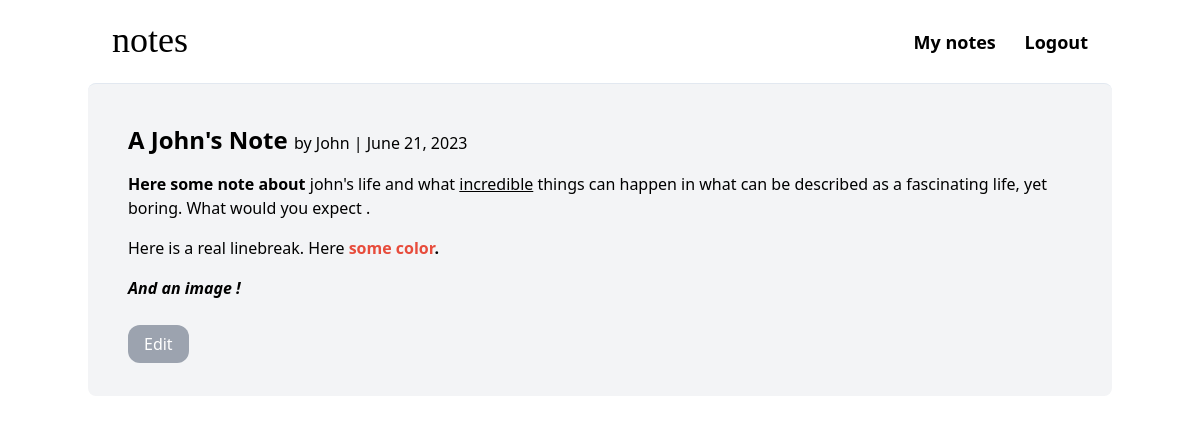
Screenshot of /note-detail/8 (signed in) with the database file from the repository.
### main/models.py (models this page shows, shortened)
class Note(models.Model):
    user = models.ForeignKey(User, on_delete=models.CASCADE, null=True, blank=True, related_name="notes")
    title = models.CharField(max_length=150, blank=True)
    note = RichTextField(blank=True, null=True)
    created_time = models.DateTimeField(auto_now_add=True)
    published = models.BooleanField(default=False)
    class Meta:
        ordering = ['-created_time'] # '-' prefix for a descending order

### main/views.py (the view)
# urls.py: path('note-detail/<int:pk>', NoteListDetail.as_view(), name='note-detail'),
class NoteListDetail(LoginRequiredMixin, TemplateView):
    template_name = "main/note_detail.html"
    def get_context_data(self, **kwargs):
        context = super().get_context_data(**kwargs)
        note_id = self.kwargs['pk']
        context['note'] = Note.objects.get(id=note_id)
        return context

### main/templates/main/note_detail.html (shortened to what this page needs)
{% extends 'main/base.html' %}
{% block body %}
<div class="p-4 space-y-4">
  <h1 class="text-2xl font-semibold">{{ note.title|title }} <span class="text-base font-thin"> by {{ note.user|title }} | {{ note.created_time|date:'N j, Y' }}</span></h1>
  <p>{{ note.note|safe }}</p>
  {% if note.user == user %}
    <a href="{% url 'note-update' note.id %}" class="px-4 py-2 bg-gray-400 hover:bg-gray-600 rounded-xl text-white">Edit</a>
  {% endif %}
</div>
{% endblock body %}

### rows the page displays
Note: title "A John's Note", user "John", created_time "June 21, 2023", note "Here some note about john's life and what incredible things can happen in what can be described as a fascinating life, yet boring. What would you expect . Here is a real linebreak. Here some color . And an image !"
